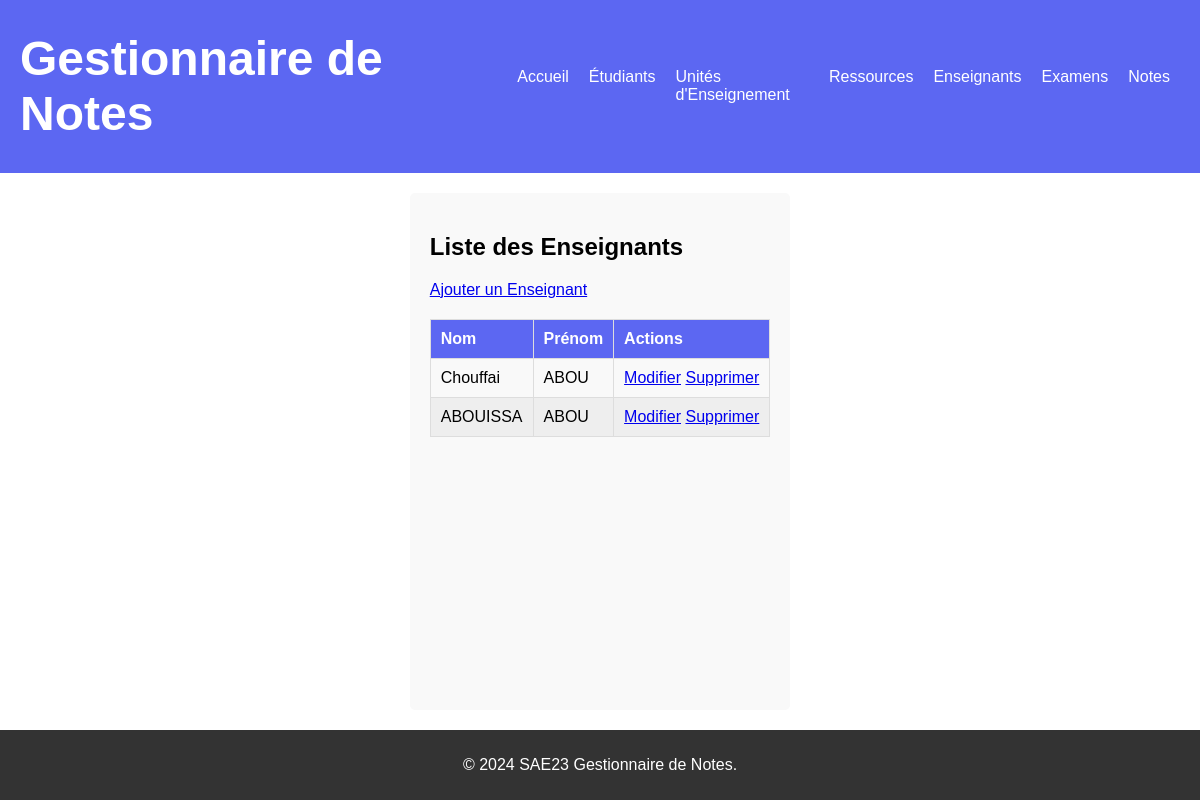
Page /enseignants/ on the committed database.
### gestionnaire_de_notes/models.py (models this page shows, shortened)
class Enseignant(models.Model):
    id = models.AutoField(primary_key=True)
    nom = models.CharField(max_length=100)
    prenom = models.CharField(max_length=100)

### gestionnaire_de_notes/views.py (the view)
# urls.py: path('enseignants/', views.enseignant_list, name='enseignant_list'),
def enseignant_list(request):
    enseignants = Enseignant.objects.all()
    return render(request, 'gestionnaire_de_notes/Enseignant/liste.html', {'enseignants': enseignants})

### gestionnaire_de_notes/templates/gestionnaire_de_notes/Enseignant/liste.html (shortened to what this page needs)
{% extends 'gestionnaire_de_notes/main.html' %}
{% block content %}
    <h2>Liste des Enseignants</h2>
    <a href="{% url 'enseignant_create' %}">Ajouter un Enseignant</a>
    <table>
        <thead>
            <tr>
                <th>Nom</th>
                <th>Prénom</th>
                <th>Actions</th>
            </tr>
        </thead>
        <tbody>
            {% for enseignant in enseignants %}
                <tr>
                    <td>{{ enseignant.nom }}</td>
                    <td>{{ enseignant.prenom }}</td>
                    <td>
                        <a href="{% url 'enseignant_update' enseignant.pk %}">Modifier</a>
                        <a href="{% url 'enseignant_delete' enseignant.pk %}">Supprimer</a>
                    </td>
                </tr>
            {% endfor %}
        </tbody>
    </table>
{% endblock %}

### gestionnaire_de_notes/static/gestionnaire_de_notes/style.css (style rules this page uses)
html, body { height: 100%; margin: 0; padding: 0; font-family: Arial, sans-serif; }
body { display: flex; flex-direction: column; }
table { width: 100%; border-collapse: collapse; margin-top: 20px; }
th, td { padding: 10px; border: 1px solid #ddd; text-align: left; }
th { background-color: #5c67f2; color: white; }
td { background-color: #f9f9f9; }
tr:nth-child(even) td { background-color: #eee; }

### rows in the picture
Enseignant: nom "Chouffai", prenom "ABOU"
Enseignant: nom "ABOUISSA", prenom "ABOU"
